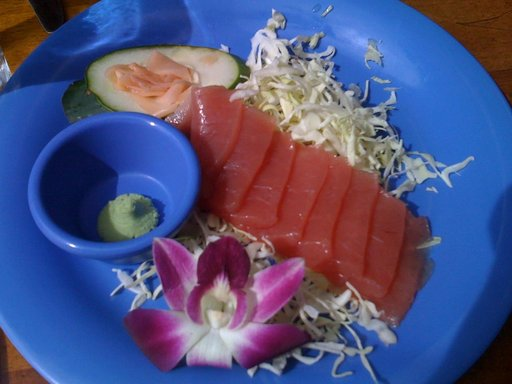
#> input picture sample.jpg, 512 x 384 px
$ jupyter execute vs_ai_practice_1week.ipynb   (shell and % lines are left out)
#> lines starting #> are read from the running program, lines starting #| are printed output that depends on the picture; after the words box and inside, x2 and y2 are one past the last pixel; in counts of white or black regions, pixels touching at a corner belong together
[cell 1]
import cv2
import numpy as np
import os

# 현재 디렉토리에 sample.jpg가 있어야 합니다
image_path = "sample.jpg"

# 이미지 파일 존재 여부 확인
if not os.path.exists(image_path):
    print(f"❌ 이미지 파일을 찾을 수 없습니다: {image_path}")
    exit()

# 이미지 로드
image = cv2.imread(image_path)
#> image is the input picture: shape (384, 512, 3); mean B, G, R 126.3, 82.2, 80.4

# BGR → HSV 색상 공간 변환
hsv = cv2.cvtColor(image, cv2.COLOR_BGR2HSV)
#> hsv: shape (384, 512, 3); mean H, S, V 88, 159.5, 147

# 빨간색 범위 지정
lower_red1 = np.array([0, 120, 70])
upper_red1 = np.array([10, 255, 255])
lower_red2 = np.array([170, 120, 70])
upper_red2 = np.array([180, 255, 255])

# 마스크 생성
mask1 = cv2.inRange(hsv, lower_red1, upper_red1)
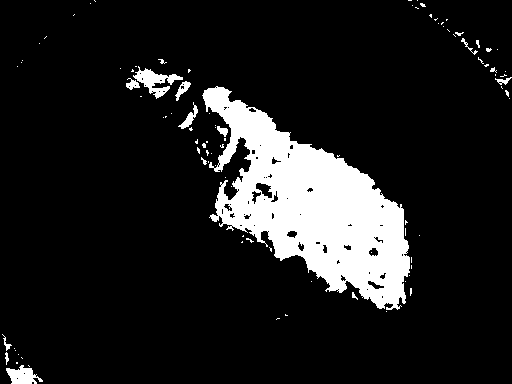
#> mask1: shape (384, 512); 11.9% white; 96 white regions (79 under 20 px), largest, box (x1, y1, x2, y2) and area: (202, 86, 410, 310) 21370, (133, 66, 183, 99) 601, (6, 365, 43, 384) 416
mask2 = cv2.inRange(hsv, lower_red2, upper_red2)
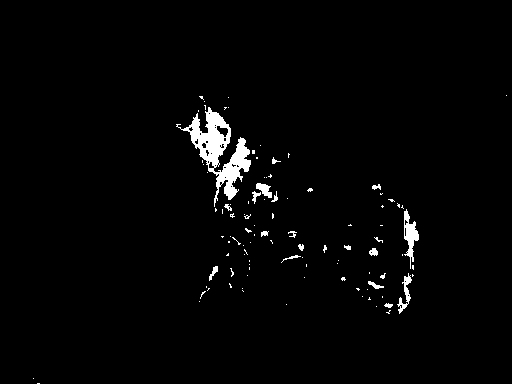
#> mask2: shape (384, 512); 2% white; 102 white regions (84 under 20 px), largest, box (x1, y1, x2, y2) and area: (176, 107, 251, 207) 2336, (404, 209, 419, 269) 392, (397, 273, 412, 314) 202
mask = mask1 + mask2
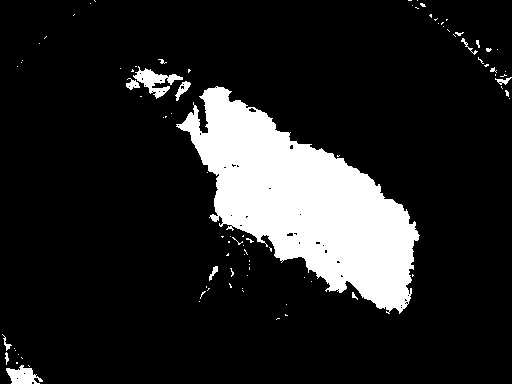
#> mask: shape (384, 512); 14% white; 91 white regions (76 under 20 px), largest, box (x1, y1, x2, y2) and area: (176, 86, 420, 314) 25596, (133, 66, 183, 99) 601, (6, 365, 43, 384) 420

# 빨간색 영역만 추출
result = cv2.bitwise_and(image, image, mask=mask)
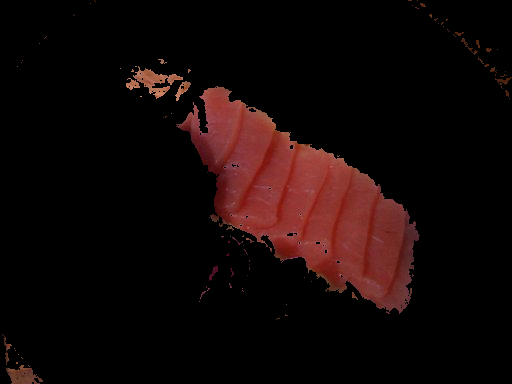
#> result: shape (384, 512, 3); mean B, G, R 6.7, 7.4, 18.5

# 결과 출력
cv2.imshow('Original', image)
cv2.imshow('Red Filtered', result)
cv2.waitKey(0)
cv2.destroyAllWindows()
